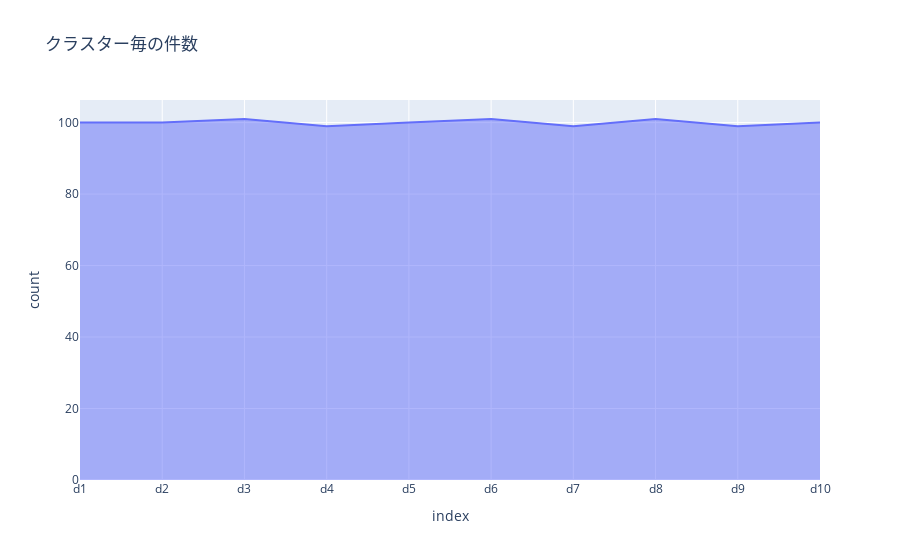

Source (notebook cell):
### Code cell
px.area(df_agg, y="count", title="クラスター毎の件数")

### Figure 1 — Plotly figure (JSON) as saved in the notebook; plotly's stock layout.template omitted (floating-point values rounded to 4 significant figures)
{"data": [{"hovertemplate": "index=%{x}<br>count=%{y}<extra></extra>", "legendgroup": "", "line": {"color": "#636efa"}, "mode": "lines", "name": "", "orientation": "v", "showlegend": false, "stackgroup": "1", "type": "scatter", "x": ["d1", "d2", "d3", "d4", "d5", "d6", "d7", "d8", "d9", "d10"], "xaxis": "x", "y": [100, 100, 101, 99, 100, 101, 99, 101, 99, 100], "yaxis": "y"}], "layout": {"autosize": true, "legend": {"tracegroupgap": 0}, "title": {"text": "クラスター毎の件数"}, "xaxis": {"anchor": "y", "autorange": true, "domain": [0, 1], "range": [0, 9], "title": {"text": "index"}, "type": "category"}, "yaxis": {"anchor": "x", "autorange": true, "domain": [0, 1], "range": [0, 106.3], "title": {"text": "count"}, "type": "linear"}}}
